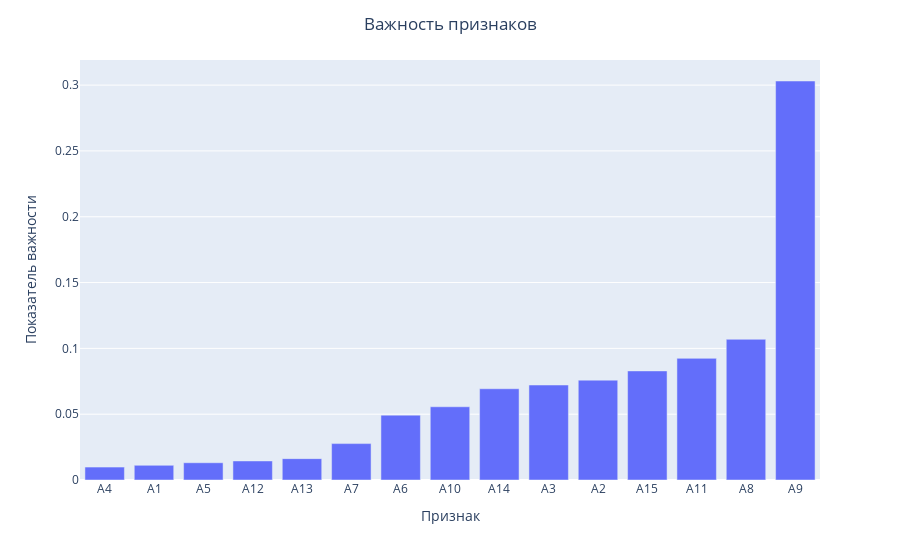

The cell this chart's notebook holds for it:
### Code cell
warnings.filterwarnings("ignore")
fig = px.bar(x=features_importance.index, y=features_importance)
fig.update_layout(
     title={
        "text": "Важность признаков",
        "x": 0.5
    },
    xaxis_title="Признак",
    yaxis_title="Показатель важности"
)
fig.update_xaxes(categoryorder='total ascending')  
fig.show()
warnings.filterwarnings("default")

### Figure 1 — Plotly figure (JSON) as saved in the notebook; plotly's stock layout.template omitted (floating-point values rounded to 4 significant figures)
{"data": [{"alignmentgroup": "True", "hovertemplate": "x=%{x}<br>y=%{y}<extra></extra>", "legendgroup": "", "marker": {"color": "#636efa", "pattern": {"shape": ""}}, "name": "", "offsetgroup": "", "orientation": "v", "showlegend": false, "textposition": "auto", "type": "bar", "x": ["A9", "A8", "A11", "A15", "A2", "A3", "A14", "A10", "A6", "A7", "A13", "A12", "A5", "A1", "A4"], "xaxis": "x", "y": [0.3031, 0.1069, 0.09242, 0.08287, 0.07587, 0.07218, 0.06932, 0.05563, 0.04927, 0.02765, 0.01624, 0.01448, 0.01311, 0.01115, 0.009785], "yaxis": "y"}], "layout": {"barmode": "relative", "legend": {"tracegroupgap": 0}, "margin": {"t": 60}, "title": {"text": "Важность признаков", "x": 0.5}, "xaxis": {"anchor": "y", "categoryorder": "total ascending", "domain": [0, 1], "title": {"text": "Признак"}}, "yaxis": {"anchor": "x", "domain": [0, 1], "title": {"text": "Показатель важности"}}}}
